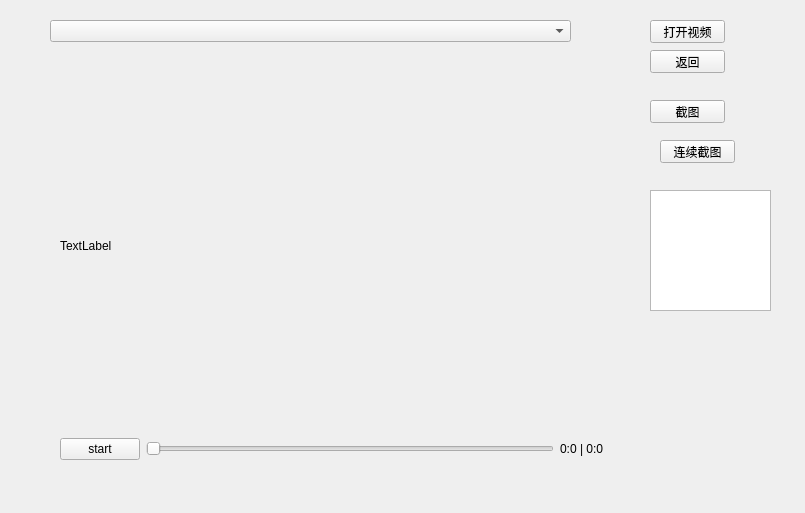
<?xml version="1.0" encoding="UTF-8"?>
<ui version="4.0">
 <class>videoproc</class>
 <widget class="QWidget" name="videoproc">
  <property name="geometry">
   <rect>
    <x>0</x>
    <y>0</y>
    <width>805</width>
    <height>513</height>
   </rect>
  </property>
  <property name="windowTitle">
   <string>Form</string>
  </property>
  <widget class="QPushButton" name="pushButton">
   <property name="geometry">
    <rect>
     <x>650</x>
     <y>50</y>
     <width>75</width>
     <height>23</height>
    </rect>
   </property>
   <property name="text">
    <string>返回</string>
   </property>
  </widget>
  <widget class="QPushButton" name="openvideo">
   <property name="geometry">
    <rect>
     <x>650</x>
     <y>20</y>
     <width>75</width>
     <height>23</height>
    </rect>
   </property>
   <property name="text">
    <string>打开视频</string>
   </property>
  </widget>
  <widget class="QComboBox" name="comboBox">
   <property name="geometry">
    <rect>
     <x>50</x>
     <y>20</y>
     <width>521</width>
     <height>22</height>
    </rect>
   </property>
  </widget>
  <widget class="QPushButton" name="screenshot">
   <property name="geometry">
    <rect>
     <x>650</x>
     <y>100</y>
     <width>75</width>
     <height>23</height>
    </rect>
   </property>
   <property name="text">
    <string>截图</string>
   </property>
  </widget>
  <widget class="QPushButton" name="screenshot2">
   <property name="geometry">
    <rect>
     <x>660</x>
     <y>140</y>
     <width>75</width>
     <height>23</height>
    </rect>
   </property>
   <property name="text">
    <string>连续截图</string>
   </property>
  </widget>
  <widget class="QWidget" name="layoutWidget">
   <property name="geometry">
    <rect>
     <x>60</x>
     <y>70</y>
     <width>551</width>
     <height>401</height>
    </rect>
   </property>
   <layout class="QVBoxLayout" name="verticalLayout" stretch="8,1">
    <item>
     <widget class="QLabel" name="label">
      <property name="text">
       <string>TextLabel</string>
      </property>
     </widget>
    </item>
    <item>
     <layout class="QHBoxLayout" name="horizontalLayout" stretch="1,8,1">
      <item>
       <widget class="QPushButton" name="pushButton_2">
        <property name="text">
         <string>start</string>
        </property>
       </widget>
      </item>
      <item>
       <widget class="QSlider" name="horizontalSlider">
        <property name="maximum">
         <number>999</number>
        </property>
        <property name="orientation">
         <enum>Qt::Horizontal</enum>
        </property>
       </widget>
      </item>
      <item>
       <widget class="QLabel" name="vtimelabel">
        <property name="text">
         <string>0:0 | 0:0</string>
        </property>
       </widget>
      </item>
     </layout>
    </item>
   </layout>
  </widget>
  <widget class="QTextEdit" name="textEdit">
   <property name="geometry">
    <rect>
     <x>650</x>
     <y>190</y>
     <width>121</width>
     <height>121</height>
    </rect>
   </property>
  </widget>
 </widget>
 <resources/>
 <connections/>
</ui>
